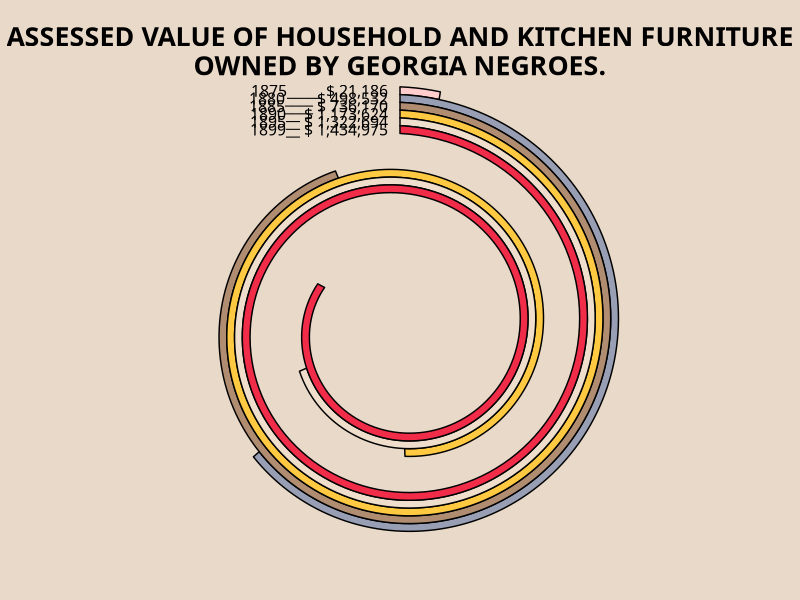
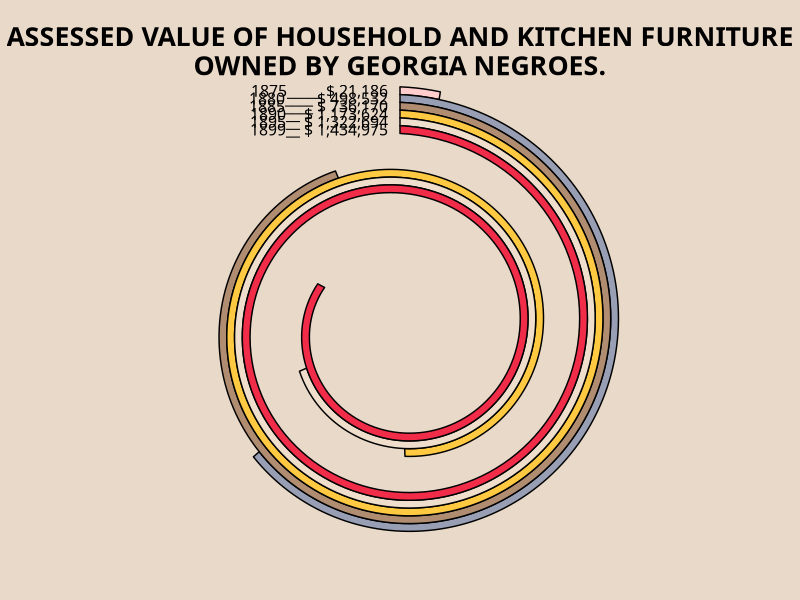

The R script that drew these images, in order:
# Code copied from https://github.com/coulmont/varia/blob/master/web-du-bois-spirale-code.R

# Load Libraries ----------------------------------------------------------
library(tidyverse)

# Data Wrangling ----------------------------------------------------------
df <- tribble(~cat,~nombre,~y_zero,~couleur,~label,
              "1875",21186,25,"#FFCDCB",    "1875_____ $ 21,186",
              "1880",498532,24,"#989EB4",   "1880____ $ 498,532",
              "1885",736170,23,"#b08c71",   "1885____ $ 736,170",
              "1890",1172624,22,"#FFC942",  "1890__ $ 1,173,624",
              "1895",1322694,21,"#EFDECC",  "1895__ $ 1,322,694",
              "1899",1434975,20,"#F02C49",  "1899__ $ 1,434,975")


# Graphic -----------------------------------------------------------------
# Slope
pente <- (20-6)/1434975

# 
df <- df %>% mutate(y_final = y_zero - nombre*pente)

# Polygons compositions
positions <- df %>% mutate(x_1=0, x_2=nombre, x_3=nombre, x_4=0,
                           y_1=y_zero, y_2=y_final, y_3=y_final+1, y_4=y_zero+1) %>%
  select(cat,x_1:y_4) %>%
  pivot_longer(cols=-cat,
               names_sep="_",
               names_to=c("coord","rang")) %>%
  pivot_wider(names_from = "coord", values_from=value)

# Join with initial data
positions <- positions %>% left_join(df,by="cat")

p <- ggplot(positions, aes(x = x, y = y, group=cat)) +
  geom_polygon(aes(group=cat, fill=I(couleur)),color="black")

final_plot <- p + 
  scale_y_continuous(expand=expansion(add=c(11,-5))) +
  scale_x_continuous(expand=expansion(add=c(0,-650000))) +
  coord_polar() +
  geom_text(data = . %>% filter(rang==1),
            aes(label = paste(label,"   ",sep="")),
            adj=1, nudge_y=.5, nudge_x = -0000, color="black",size=4,family="DecimaMonoPro") +
  theme_void() +
  labs(title = "ASSESSED VALUE OF HOUSEHOLD AND KITCHEN FURNITURE\nOWNED BY GEORGIA NEGROES.") + 
  theme(legend.position="none",
        text = element_text(family="I Sans Semibold"),
        plot.title = element_text(face = "bold", size = rel(1.75), hjust = .5),
        plot.margin = margin(c(.5,0,.5,0), unit = "cm"))

cowplot::ggdraw(final_plot) + 
  theme(
        plot.background = element_rect(fill="#e9d9c9", color=NA)
  )

# Saving ------------------------------------------------------------------
path <- here::here("2022_w7", "tidytuesday_2022_w7")
ggsave(filename = glue::glue("{path}.png"), width = 9, height = 9, dpi = 300, device = ragg::agg_png)
